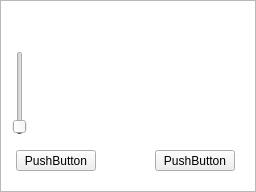
<?xml version="1.0" encoding="UTF-8"?>
<ui version="4.0">
 <class>MapView</class>
 <widget class="QGraphicsView" name="MapView">
  <property name="geometry">
   <rect>
    <x>0</x>
    <y>0</y>
    <width>256</width>
    <height>192</height>
   </rect>
  </property>
  <property name="dragMode">
   <enum>QGraphicsView::RubberBandDrag</enum>
  </property>
  <property name="transformationAnchor">
   <enum>QGraphicsView::AnchorUnderMouse</enum>
  </property>
  <layout class="QVBoxLayout" name="verticalLayout">
   <item>
    <spacer name="verticalSpacer">
     <property name="orientation">
      <enum>Qt::Vertical</enum>
     </property>
     <property name="sizeHint" stdset="0">
      <size>
       <width>20</width>
       <height>40</height>
      </size>
     </property>
    </spacer>
   </item>
   <item>
    <widget class="QSlider" name="zoomSlider">
     <property name="maximumSize">
      <size>
       <width>16777215</width>
       <height>100</height>
      </size>
     </property>
     <property name="maximum">
      <number>500</number>
     </property>
     <property name="singleStep">
      <number>10</number>
     </property>
     <property name="value">
      <number>10</number>
     </property>
     <property name="orientation">
      <enum>Qt::Vertical</enum>
     </property>
    </widget>
   </item>
   <item>
    <widget class="QFrame" name="frame">
     <property name="minimumSize">
      <size>
       <width>0</width>
       <height>26</height>
      </size>
     </property>
     <layout class="QHBoxLayout" name="horizontalLayout">
      <property name="leftMargin">
       <number>4</number>
      </property>
      <item>
       <widget class="QPushButton" name="pushButton">
        <property name="text">
         <string>PushButton</string>
        </property>
       </widget>
      </item>
      <item>
       <spacer name="horizontalSpacer">
        <property name="orientation">
         <enum>Qt::Horizontal</enum>
        </property>
        <property name="sizeHint" stdset="0">
         <size>
          <width>40</width>
          <height>20</height>
         </size>
        </property>
       </spacer>
      </item>
      <item>
       <widget class="QPushButton" name="pushButton_2">
        <property name="text">
         <string>PushButton</string>
        </property>
       </widget>
      </item>
     </layout>
    </widget>
   </item>
  </layout>
 </widget>
 <resources/>
 <connections/>
</ui>
